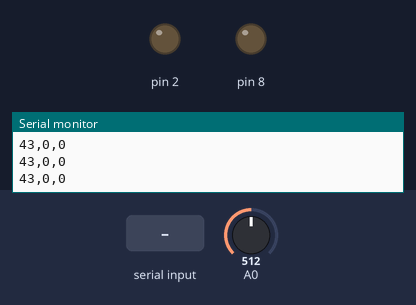
A sketch run on a simulated Arduino Uno, built with avr-gcc and run on an emulated ATmega328P. Shown: output pins drawn as LEDs (lit = HIGH), the last lines printed to the serial monitor. Inputs (shaded band) come from the test bench; at power-on: A0 = 512.

Above: at 1.2 s.
1.3 s: "a" received over Serial
At 2.1 s:
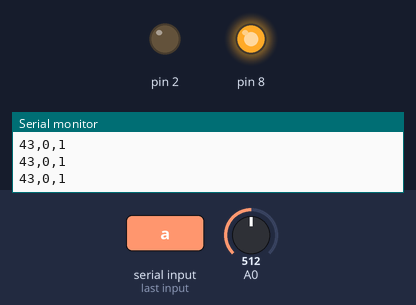
2.8 s: A0 set to 127
5.8 s: A0 set to 111
7.3 s: "b" received over Serial
At 7.8 s:
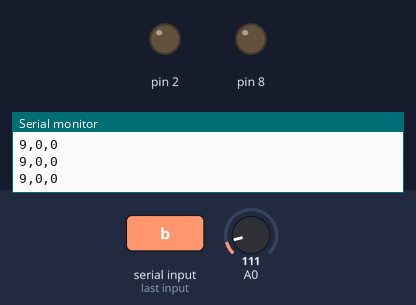
Timing chart, 0 to 9.8 s (numbered marks = the images above; inputs shaded):
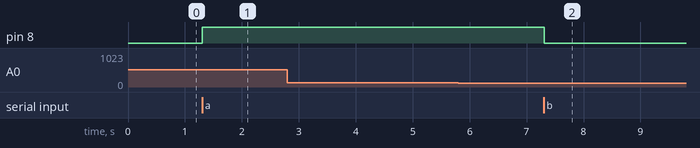

Measured:
- after the input at 1.3 s, pin 8: LOW → HIGH at once
- after the input at 7.3 s, pin 8: HIGH → LOW at once

The sketch:

arduino.ino
```cpp
int valor= analogRead(0);
char recibido;
String estado_led=",0";
String  enviar;

void setup()
{
  Serial.begin(9600);
  pinMode(7, INPUT);
  pinMode(2, OUTPUT);
  pinMode(8, OUTPUT);
  digitalWrite(2,0);
}

void loop()
{
  if (Serial.available()>0)
    {
      recibido= Serial.read();
      if (recibido=='a')
     {
       digitalWrite(8,1);
       estado_led=",1";
     }

    if (recibido=='b')
    {
      digitalWrite(8,0);
      estado_led=",0";
      }
    }

   else{
    valor=map(analogRead(0),0,1023,0,86);
    enviar= enviar + String(valor);

    if (digitalRead(2)==1){
        enviar= enviar + ",1";
      }

     if (digitalRead(2)==0){
        enviar= enviar + ",0";
      }
    enviar= enviar + estado_led;
    Serial.println(enviar);
    enviar="";


  }

}
```
